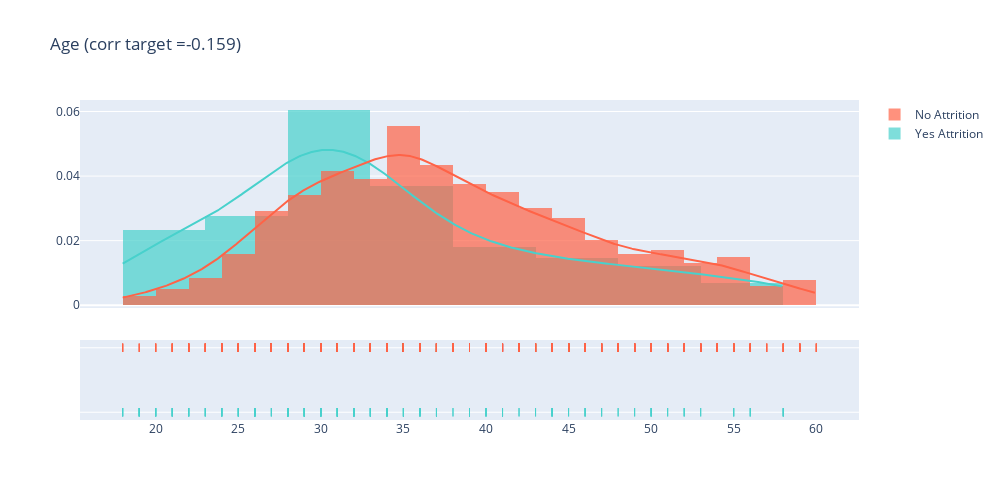
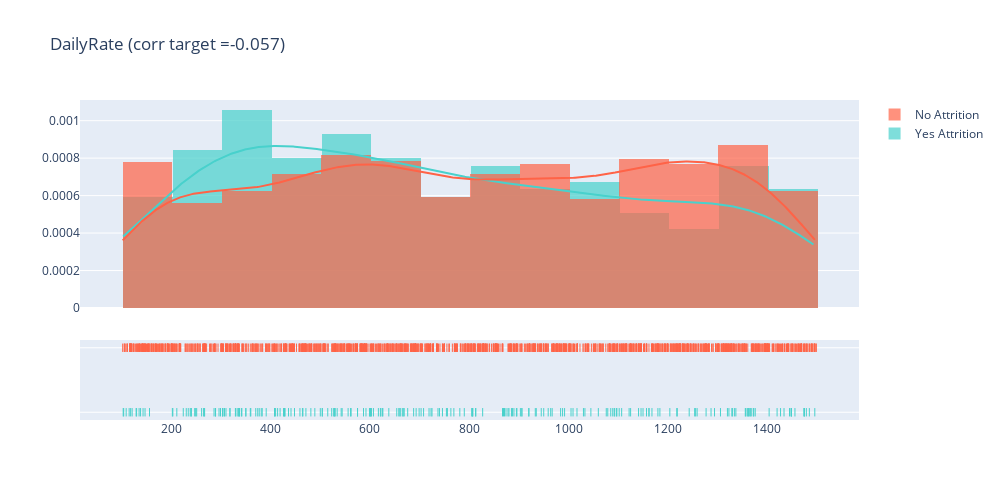
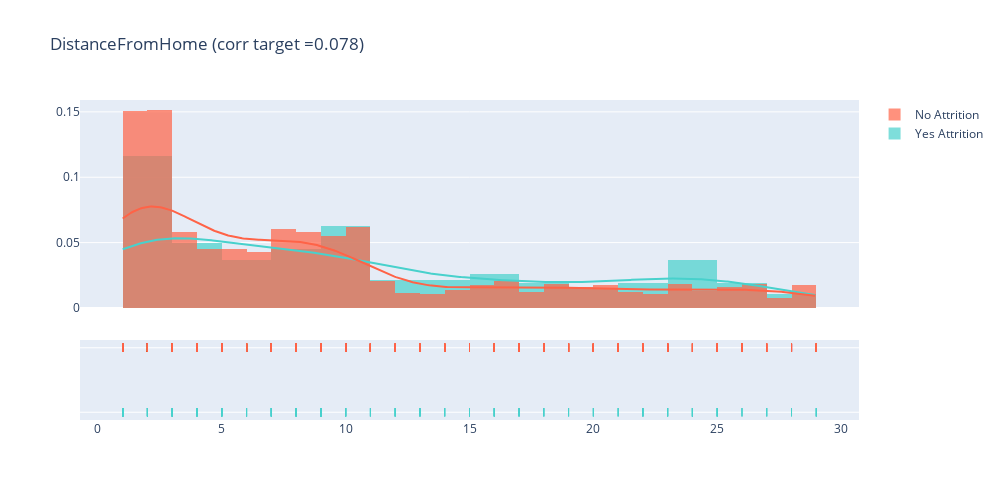
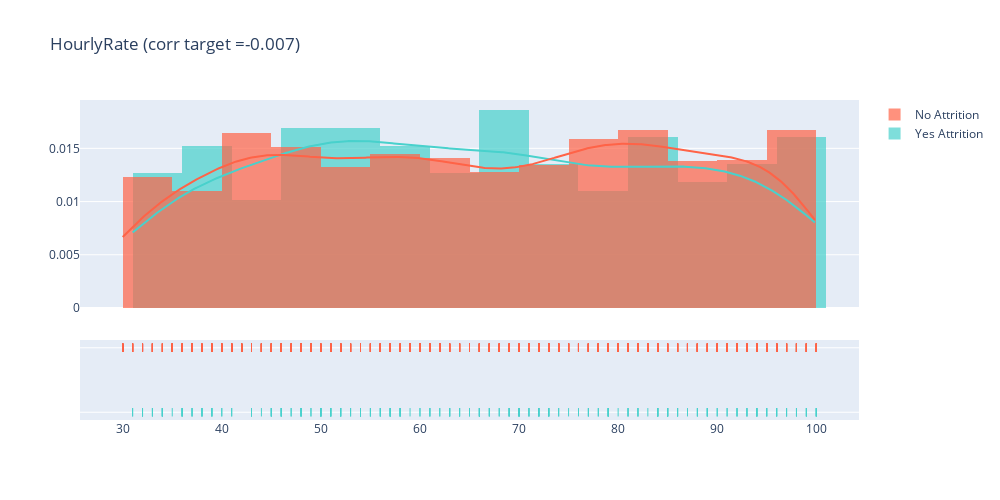

Notebook cell for these charts, in order:
### Code cell
plot_distribution('Age', False)
plot_distribution('DailyRate', 100)
plot_distribution('DistanceFromHome', False)
plot_distribution('HourlyRate', False)
plot_distribution('MonthlyIncome', 100)
plot_distribution('MonthlyRate', 100)
plot_distribution('NumCompaniesWorked', False)
plot_distribution('PercentSalaryHike', False)
plot_distribution('TotalWorkingYears', False)
plot_distribution('TrainingTimesLastYear', False)
plot_distribution('YearsAtCompany', False)
plot_distribution('YearsInCurrentRole', False)
plot_distribution('YearsSinceLastPromotion', False)
plot_distribution('YearsWithCurrManager', False)

### Figure 1 — Plotly figure (JSON) as saved in the notebook; plotly's stock layout.template omitted (floating-point values rounded to 4 significant figures; data arrays with more than 128 entries replaced by an {"elided": "..."} marker saying what was removed)
{"data": [{"autobinx": false, "histnorm": "probability density", "legendgroup": "Yes Attrition", "marker": {"color": "MediumTurquoise"}, "name": "Yes Attrition", "opacity": 0.7, "type": "histogram", "x": {"elided": "237 int values"}, "xaxis": "x", "xbins": {"end": 58, "size": false, "start": 18}, "yaxis": "y"}, {"autobinx": false, "histnorm": "probability density", "legendgroup": "No Attrition", "marker": {"color": "tomato"}, "name": "No Attrition", "opacity": 0.7, "type": "histogram", "x": {"elided": "1233 int values"}, "xaxis": "x", "xbins": {"end": 60, "size": false, "start": 18}, "yaxis": "y"}, {"legendgroup": "Yes Attrition", "marker": {"color": "MediumTurquoise"}, "mode": "lines", "name": "Yes Attrition", "showlegend": false, "type": "scatter", "x": {"elided": "500 float values"}, "xaxis": "x", "y": {"elided": "500 float values"}, "yaxis": "y"}, {"legendgroup": "No Attrition", "marker": {"color": "tomato"}, "mode": "lines", "name": "No Attrition", "showlegend": false, "type": "scatter", "x": {"elided": "500 float values"}, "xaxis": "x", "y": {"elided": "500 float values"}, "yaxis": "y"}, {"legendgroup": "Yes Attrition", "marker": {"color": "MediumTurquoise", "symbol": "line-ns-open"}, "mode": "markers", "name": "Yes Attrition", "showlegend": false, "type": "scatter", "x": {"elided": "237 int values"}, "xaxis": "x", "y": {"elided": "237 str values"}, "yaxis": "y2"}, {"legendgroup": "No Attrition", "marker": {"color": "tomato", "symbol": "line-ns-open"}, "mode": "markers", "name": "No Attrition", "showlegend": false, "type": "scatter", "x": {"elided": "1233 int values"}, "xaxis": "x", "y": {"elided": "1233 str values"}, "yaxis": "y2"}], "layout": {"autosize": false, "barmode": "overlay", "height": 500, "hovermode": "closest", "legend": {"traceorder": "reversed"}, "title": {"text": "Age (corr target =-0.159)"}, "width": 1000, "xaxis": {"anchor": "y2", "domain": [0, 1], "zeroline": false}, "yaxis": {"anchor": "free", "domain": [0.35, 1], "position": 0}, "yaxis2": {"anchor": "x", "domain": [0, 0.25], "dtick": 1, "showticklabels": false}}}

### Figure 2 — Plotly figure (JSON) as saved in the notebook; plotly's stock layout.template omitted (floating-point values rounded to 4 significant figures; data arrays with more than 128 entries replaced by an {"elided": "..."} marker saying what was removed)
{"data": [{"autobinx": false, "histnorm": "probability density", "legendgroup": "Yes Attrition", "marker": {"color": "MediumTurquoise"}, "name": "Yes Attrition", "opacity": 0.7, "type": "histogram", "x": {"elided": "237 int values"}, "xaxis": "x", "xbins": {"end": 1496, "size": 100, "start": 103}, "yaxis": "y"}, {"autobinx": false, "histnorm": "probability density", "legendgroup": "No Attrition", "marker": {"color": "tomato"}, "name": "No Attrition", "opacity": 0.7, "type": "histogram", "x": {"elided": "1233 int values"}, "xaxis": "x", "xbins": {"end": 1499, "size": 100, "start": 102}, "yaxis": "y"}, {"legendgroup": "Yes Attrition", "marker": {"color": "MediumTurquoise"}, "mode": "lines", "name": "Yes Attrition", "showlegend": false, "type": "scatter", "x": {"elided": "500 float values"}, "xaxis": "x", "y": {"elided": "500 float values"}, "yaxis": "y"}, {"legendgroup": "No Attrition", "marker": {"color": "tomato"}, "mode": "lines", "name": "No Attrition", "showlegend": false, "type": "scatter", "x": {"elided": "500 float values"}, "xaxis": "x", "y": {"elided": "500 float values"}, "yaxis": "y"}, {"legendgroup": "Yes Attrition", "marker": {"color": "MediumTurquoise", "symbol": "line-ns-open"}, "mode": "markers", "name": "Yes Attrition", "showlegend": false, "type": "scatter", "x": {"elided": "237 int values"}, "xaxis": "x", "y": {"elided": "237 str values"}, "yaxis": "y2"}, {"legendgroup": "No Attrition", "marker": {"color": "tomato", "symbol": "line-ns-open"}, "mode": "markers", "name": "No Attrition", "showlegend": false, "type": "scatter", "x": {"elided": "1233 int values"}, "xaxis": "x", "y": {"elided": "1233 str values"}, "yaxis": "y2"}], "layout": {"autosize": false, "barmode": "overlay", "height": 500, "hovermode": "closest", "legend": {"traceorder": "reversed"}, "title": {"text": "DailyRate (corr target =-0.057)"}, "width": 1000, "xaxis": {"anchor": "y2", "domain": [0, 1], "zeroline": false}, "yaxis": {"anchor": "free", "domain": [0.35, 1], "position": 0}, "yaxis2": {"anchor": "x", "domain": [0, 0.25], "dtick": 1, "showticklabels": false}}}

### Figure 3 — Plotly figure (JSON) as saved in the notebook; plotly's stock layout.template omitted (floating-point values rounded to 4 significant figures; data arrays with more than 128 entries replaced by an {"elided": "..."} marker saying what was removed)
{"data": [{"autobinx": false, "histnorm": "probability density", "legendgroup": "Yes Attrition", "marker": {"color": "MediumTurquoise"}, "name": "Yes Attrition", "opacity": 0.7, "type": "histogram", "x": {"elided": "237 int values"}, "xaxis": "x", "xbins": {"end": 29, "size": false, "start": 1}, "yaxis": "y"}, {"autobinx": false, "histnorm": "probability density", "legendgroup": "No Attrition", "marker": {"color": "tomato"}, "name": "No Attrition", "opacity": 0.7, "type": "histogram", "x": {"elided": "1233 int values"}, "xaxis": "x", "xbins": {"end": 29, "size": false, "start": 1}, "yaxis": "y"}, {"legendgroup": "Yes Attrition", "marker": {"color": "MediumTurquoise"}, "mode": "lines", "name": "Yes Attrition", "showlegend": false, "type": "scatter", "x": {"elided": "500 float values"}, "xaxis": "x", "y": {"elided": "500 float values"}, "yaxis": "y"}, {"legendgroup": "No Attrition", "marker": {"color": "tomato"}, "mode": "lines", "name": "No Attrition", "showlegend": false, "type": "scatter", "x": {"elided": "500 float values"}, "xaxis": "x", "y": {"elided": "500 float values"}, "yaxis": "y"}, {"legendgroup": "Yes Attrition", "marker": {"color": "MediumTurquoise", "symbol": "line-ns-open"}, "mode": "markers", "name": "Yes Attrition", "showlegend": false, "type": "scatter", "x": {"elided": "237 int values"}, "xaxis": "x", "y": {"elided": "237 str values"}, "yaxis": "y2"}, {"legendgroup": "No Attrition", "marker": {"color": "tomato", "symbol": "line-ns-open"}, "mode": "markers", "name": "No Attrition", "showlegend": false, "type": "scatter", "x": {"elided": "1233 int values"}, "xaxis": "x", "y": {"elided": "1233 str values"}, "yaxis": "y2"}], "layout": {"autosize": false, "barmode": "overlay", "height": 500, "hovermode": "closest", "legend": {"traceorder": "reversed"}, "title": {"text": "DistanceFromHome (corr target =0.078)"}, "width": 1000, "xaxis": {"anchor": "y2", "domain": [0, 1], "zeroline": false}, "yaxis": {"anchor": "free", "domain": [0.35, 1], "position": 0}, "yaxis2": {"anchor": "x", "domain": [0, 0.25], "dtick": 1, "showticklabels": false}}}

### Figure 4 — Plotly figure (JSON) as saved in the notebook; plotly's stock layout.template omitted (floating-point values rounded to 4 significant figures; data arrays with more than 128 entries replaced by an {"elided": "..."} marker saying what was removed)
{"data": [{"autobinx": false, "histnorm": "probability density", "legendgroup": "Yes Attrition", "marker": {"color": "MediumTurquoise"}, "name": "Yes Attrition", "opacity": 0.7, "type": "histogram", "x": {"elided": "237 int values"}, "xaxis": "x", "xbins": {"end": 100, "size": false, "start": 31}, "yaxis": "y"}, {"autobinx": false, "histnorm": "probability density", "legendgroup": "No Attrition", "marker": {"color": "tomato"}, "name": "No Attrition", "opacity": 0.7, "type": "histogram", "x": {"elided": "1233 int values"}, "xaxis": "x", "xbins": {"end": 100, "size": false, "start": 30}, "yaxis": "y"}, {"legendgroup": "Yes Attrition", "marker": {"color": "MediumTurquoise"}, "mode": "lines", "name": "Yes Attrition", "showlegend": false, "type": "scatter", "x": {"elided": "500 float values"}, "xaxis": "x", "y": {"elided": "500 float values"}, "yaxis": "y"}, {"legendgroup": "No Attrition", "marker": {"color": "tomato"}, "mode": "lines", "name": "No Attrition", "showlegend": false, "type": "scatter", "x": {"elided": "500 float values"}, "xaxis": "x", "y": {"elided": "500 float values"}, "yaxis": "y"}, {"legendgroup": "Yes Attrition", "marker": {"color": "MediumTurquoise", "symbol": "line-ns-open"}, "mode": "markers", "name": "Yes Attrition", "showlegend": false, "type": "scatter", "x": {"elided": "237 int values"}, "xaxis": "x", "y": {"elided": "237 str values"}, "yaxis": "y2"}, {"legendgroup": "No Attrition", "marker": {"color": "tomato", "symbol": "line-ns-open"}, "mode": "markers", "name": "No Attrition", "showlegend": false, "type": "scatter", "x": {"elided": "1233 int values"}, "xaxis": "x", "y": {"elided": "1233 str values"}, "yaxis": "y2"}], "layout": {"autosize": false, "barmode": "overlay", "height": 500, "hovermode": "closest", "legend": {"traceorder": "reversed"}, "title": {"text": "HourlyRate (corr target =-0.007)"}, "width": 1000, "xaxis": {"anchor": "y2", "domain": [0, 1], "zeroline": false}, "yaxis": {"anchor": "free", "domain": [0.35, 1], "position": 0}, "yaxis2": {"anchor": "x", "domain": [0, 0.25], "dtick": 1, "showticklabels": false}}}
